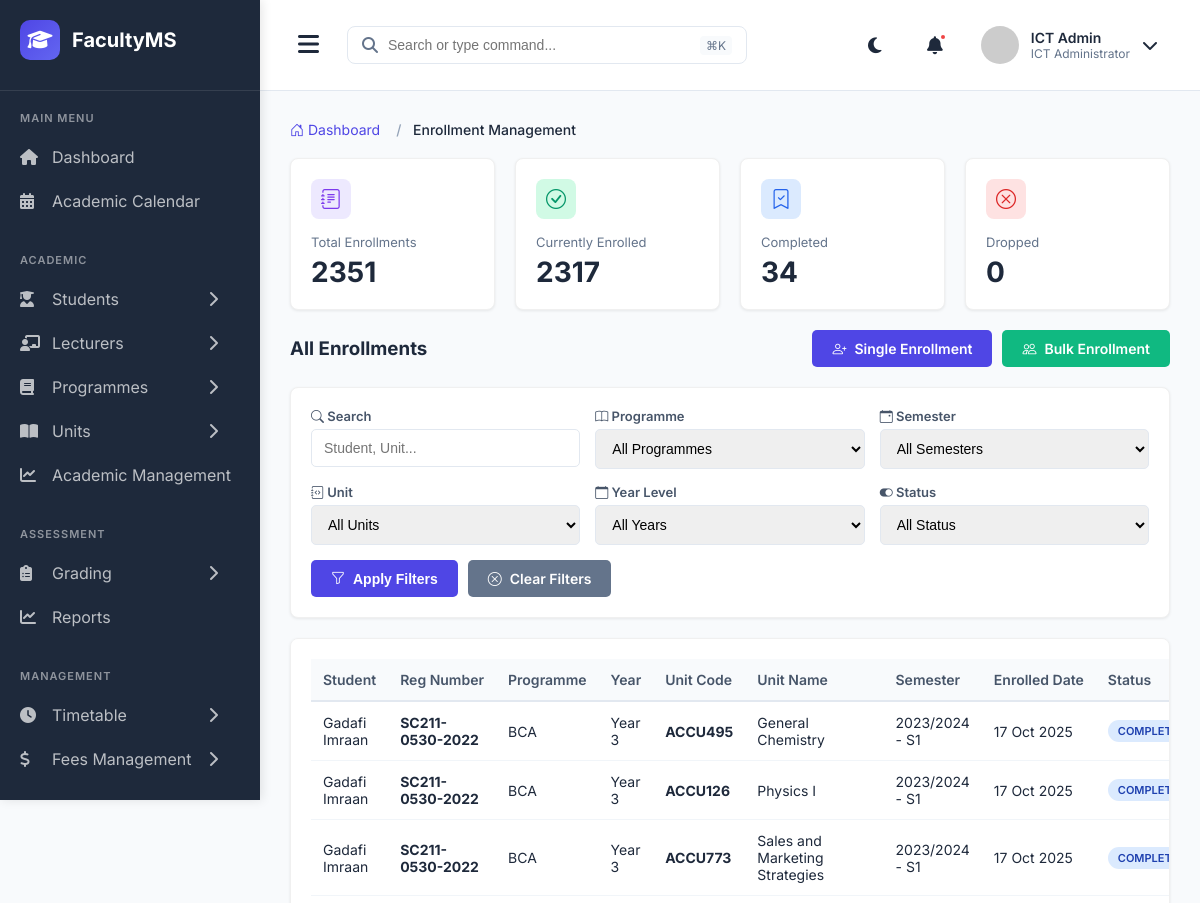
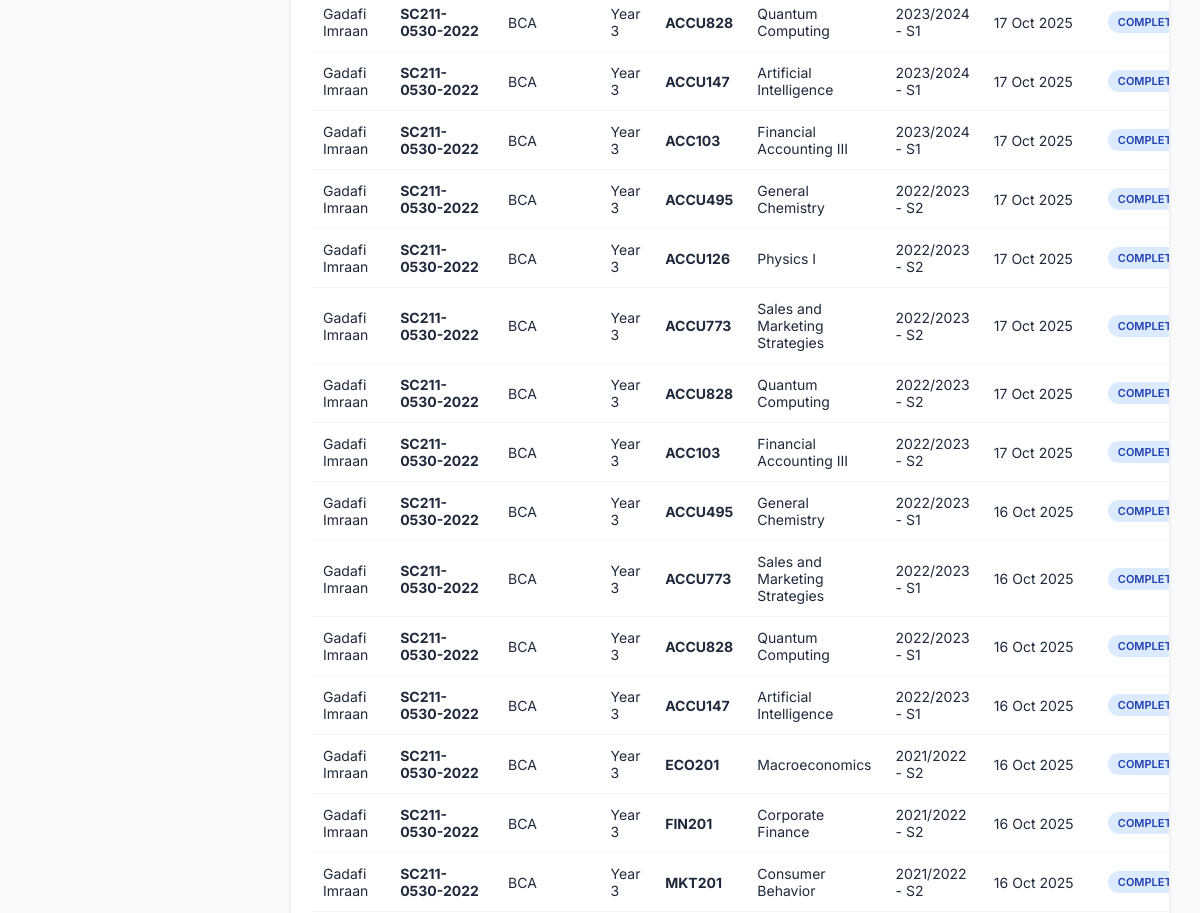
The app's page /enrollments/ (signed in, upper part), older data (2 pictures, top to bottom).
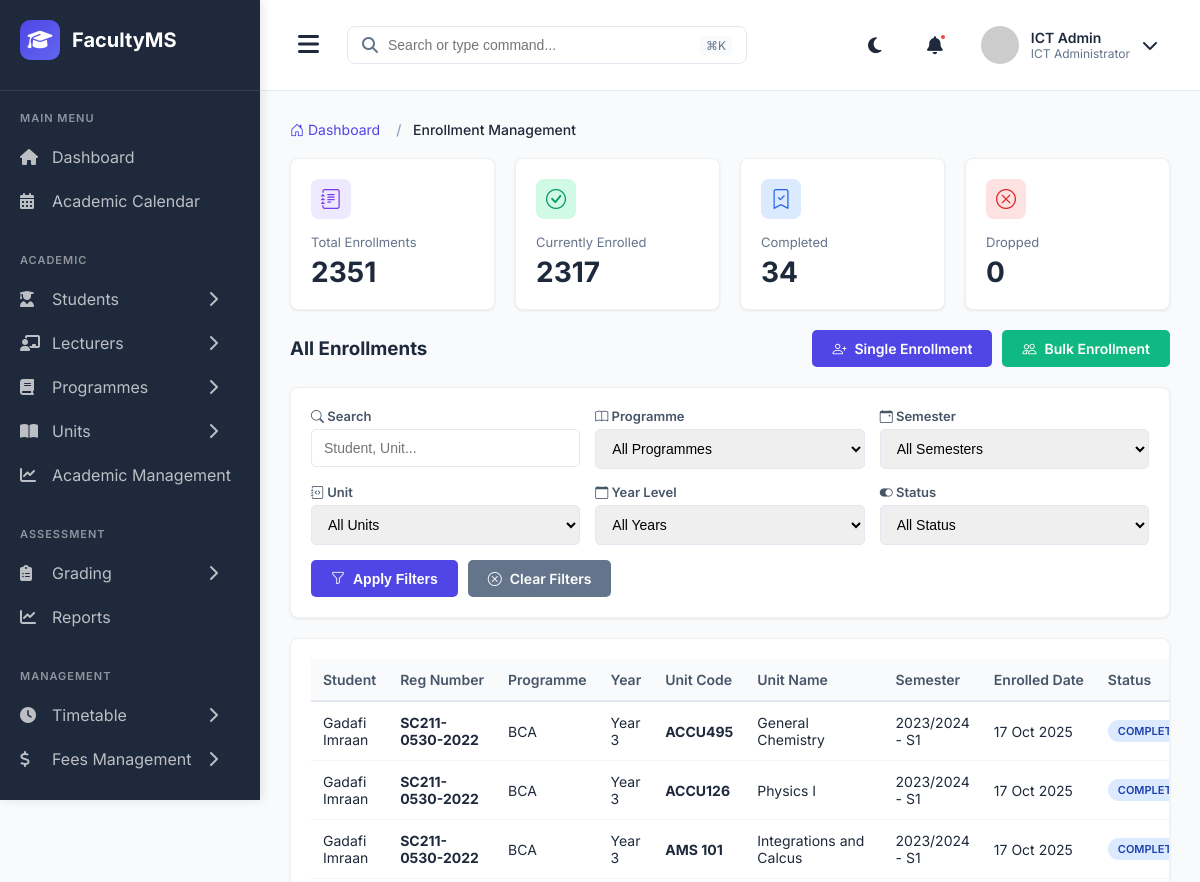
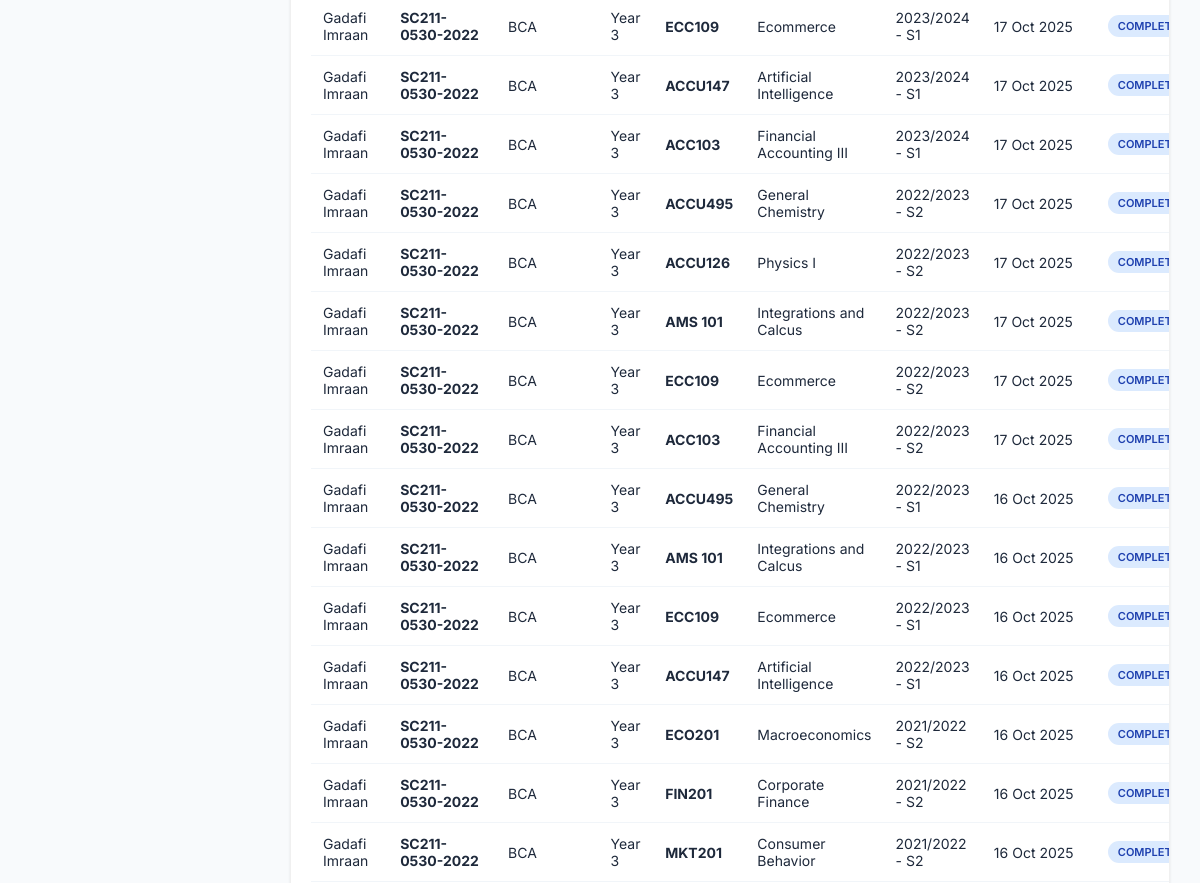
The same page, newer data (2 pictures, top to bottom).
### main_application/models.py (models this page shows, shortened)
class UnitEnrollment(models.Model):
    ENROLLMENT_STATUS = (
        ('ENROLLED', 'Enrolled'),
        ('DROPPED', 'Dropped'),
        ('COMPLETED', 'Completed'),
        ('FAILED', 'Failed'),
    )
    student = models.ForeignKey(Student, on_delete=models.CASCADE, related_name='enrollments')
    unit = models.ForeignKey(Unit, on_delete=models.CASCADE, related_name='enrollments')
    semester = models.ForeignKey(Semester, on_delete=models.CASCADE, related_name='enrollments')
    enrollment_date = models.DateTimeField(auto_now_add=True)
    status = models.CharField(max_length=20, choices=ENROLLMENT_STATUS, default='ENROLLED')
    class Meta:
        db_table = 'unit_enrollments'
        unique_together = ('student', 'unit', 'semester')
        ordering = ['-enrollment_date']

class Unit(models.Model):
    code = models.CharField(max_length=20, unique=True)
    name = models.CharField(max_length=200)
    description = models.TextField(blank=True)
    credit_hours = models.IntegerField(default=3)
    department = models.ForeignKey(Department, on_delete=models.CASCADE, related_name='units')
    is_core = models.BooleanField(default=True)  # Core or Elective
    prerequisites = models.ManyToManyField('self', symmetrical=False, blank=True, related_name='required_for')
    created_at = models.DateTimeField(auto_now_add=True)
    class Meta:
        db_table = 'units'
        ordering = ['code']

class Student(models.Model):
    YEAR_LEVELS = (
        (1, 'Year 1'),
        (2, 'Year 2'),
        (3, 'Year 3'),
        (4, 'Year 4'),
    )
    user = models.OneToOneField(User, on_delete=models.CASCADE, primary_key=True, related_name='student_profile')
    registration_number = models.CharField(max_length=50, unique=True)
    first_name = models.CharField(max_length=30)
    last_name = models.CharField(max_length=30)
    surname = models.CharField(max_length=30, blank=True)
    programme = models.ForeignKey(Programme, on_delete=models.PROTECT, related_name='students')
    current_year = models.IntegerField(choices=YEAR_LEVELS)
    intake = models.ForeignKey(Intake, on_delete=models.PROTECT, related_name='students')
    admission_date = models.DateField()
    is_active = models.BooleanField(default=True)
    can_upgrade = models.BooleanField(default=False)  # For progression to next level
    phone = models.CharField(max_length=15, blank=True, null=True)
    email = models.EmailField(blank=True, null=True)
    date_of_birth = models.DateField(blank=True, null=True)
    address = models.CharField(max_length=255, blank=True, null=True)
    parent_name = models.CharField(max_length=100, blank=True, null=True)
    parent_phone = models.CharField(max_length=15, blank=True, null=True)
    guardian_name = models.CharField(max_length=100, blank=True, null=True)
    guardian_phone = models.CharField(max_length=15, blank=True, null=True)
    class Meta:
        db_table = 'students'
        ordering = ['registration_number']

class Programme(models.Model):
    PROGRAMME_LEVELS = (
        ('CERTIFICATE', 'Certificate'),
        ('DIPLOMA', 'Diploma'),
        ('BACHELORS', 'Bachelor\'s Degree'),
        ('MASTERS', 'Master\'s Degree'),
        ('PHD', 'Doctor of Philosophy'),
    )
    DURATION_YEARS = (
        (1, '1 Year'),
        (2, '2 Years'),
        (3, '3 Years'),
        (4, '4 Years'),
        (5, '5 Years'),
    )
    SEMESTERS_PER_YEAR = (
        (2, '2 Semesters'),
        (3, '3 Semesters'),
    )
    name = models.CharField(max_length=200)
    code = models.CharField(max_length=20, unique=True)
    level = models.CharField(max_length=20, choices=PROGRAMME_LEVELS)
    department = models.ForeignKey(Department, on_delete=models.CASCADE, related_name='programmes')
    duration_years = models.IntegerField(choices=DURATION_YEARS)
    semesters_per_year = models.IntegerField(choices=SEMESTERS_PER_YEAR, default=2)
    description = models.TextField(blank=True)
    is_active = models.BooleanField(default=True)
    created_at = models.DateTimeField(auto_now_add=True)
    class Meta:
        db_table = 'programmes'
        ordering = ['level', 'name']

class Semester(models.Model):
    SEMESTER_CHOICES = (
        (1, 'Semester 1'),
        (2, 'Semester 2'),
        (3, 'Semester 3'),
    )
    academic_year = models.ForeignKey(AcademicYear, on_delete=models.CASCADE, related_name='semesters')
    semester_number = models.IntegerField(choices=SEMESTER_CHOICES)
    start_date = models.DateField()
    end_date = models.DateField()
    is_current = models.BooleanField(default=False)
    registration_deadline = models.DateField()
    class Meta:
        db_table = 'semesters'
        unique_together = ('academic_year', 'semester_number')
        ordering = ['-academic_year', 'semester_number']

class AcademicYear(models.Model):
    year_code = models.CharField(max_length=20, unique=True)  # e.g., "2024/2025"
    start_date = models.DateField()
    end_date = models.DateField()
    is_current = models.BooleanField(default=False)
    created_at = models.DateTimeField(auto_now_add=True)
    class Meta:
        db_table = 'academic_years'
        ordering = ['-start_date']

### main_application/views.py (the view, shortened to what this page needs)
# urls.py: path('enrollments/', views.enrollment_list, name='enrollment_list'),
@login_required
def enrollment_list(request):
    search_query = request.GET.get('search', '')
    programme_id = request.GET.get('programme', '')
    semester_id = request.GET.get('semester', '')
    unit_id = request.GET.get('unit', '')
    status = request.GET.get('status', '')
    year_level = request.GET.get('year', '')
    enrollments = UnitEnrollment.objects.select_related(
        'student', 'student__programme', 'unit', 'semester', 'semester__academic_year'
    ).all().order_by('-enrollment_date')
    if programme_id:
        enrollments = enrollments.filter(student__programme_id=programme_id)
    if semester_id:
        enrollments = enrollments.filter(semester_id=semester_id)
    if unit_id:
        enrollments = enrollments.filter(unit_id=unit_id)
    if status:
        enrollments = enrollments.filter(status=status)
    if year_level:
        enrollments = enrollments.filter(student__current_year=year_level)
    paginator = Paginator(enrollments, 25)
    page_number = request.GET.get('page', 1)
    page_obj = paginator.get_page(page_number)
    programmes = Programme.objects.filter(is_active=True).order_by('name')
    semesters = Semester.objects.select_related('academic_year').order_by('-academic_year__start_date', '-semester_number')
    units = Unit.objects.all().order_by('code')
    total_enrollments = enrollments.count()
    enrolled_count = enrollments.filter(status='ENROLLED').count()
    completed_count = enrollments.filter(status='COMPLETED').count()
    dropped_count = enrollments.filter(status='DROPPED').count()
    context = {
        'page_obj': page_obj,
        'programmes': programmes,
        'semesters': semesters,
        'units': units,
        'search_query': search_query,
        'selected_programme': programme_id,
        'selected_semester': semester_id,
        'selected_unit': unit_id,
        'selected_status': status,
        'selected_year': year_level,
        'total_enrollments': total_enrollments,
        'enrolled_count': enrolled_count,
        'completed_count': completed_count,
        'dropped_count': dropped_count,
    }
    return render(request, 'enrollments/enrollment_list.html', context)

### templates/enrollments/enrollment_list.html (shortened to what the changed rows need)
{% extends 'admin_base.html' %}
{% block extra_css %}
<link rel="stylesheet" href="https://cdn.jsdelivr.net/npm/bootstrap-icons@1.10.0/font/bootstrap-icons.css">
{% endblock %}
{% block content %}
<div class="table-container">
    {% if page_obj %}
    <table>
        <thead>
            <tr>
                <th>Student</th>
                <th>Reg Number</th>
                <th>Programme</th>
                <th>Year</th>
                <th>Unit Code</th>
                <th>Unit Name</th>
                <th>Semester</th>
                <th>Enrolled Date</th>
                <th>Status</th>
            </tr>
        </thead>
        <tbody>
            {% for enrollment in page_obj %}
            <tr>
                <td>{{ enrollment.student.first_name }} {{ enrollment.student.last_name }}</td>
                <td><strong>{{ enrollment.student.registration_number }}</strong></td>
                <td>{{ enrollment.student.programme.code }}</td>
                <td>Year {{ enrollment.student.current_year }}</td>
                <td><strong>{{ enrollment.unit.code }}</strong></td>
                <td>{{ enrollment.unit.name }}</td>
                <td>{{ enrollment.semester.academic_year.year_code }} - S{{ enrollment.semester.semester_number }}</td>
                <td>{{ enrollment.enrollment_date|date:"d M Y" }}</td>
                <td>
                    {% if enrollment.status == 'ENROLLED' %}
                    <span class="badge badge-enrolled">{{ enrollment.get_status_display }}</span>
                    {% elif enrollment.status == 'COMPLETED' %}
                    <span class="badge badge-completed">{{ enrollment.get_status_display }}</span>
                    {% elif enrollment.status == 'DROPPED' %}
                    <span class="badge badge-dropped">{{ enrollment.get_status_display }}</span>
                    {% else %}
                    <span class="badge badge-failed">{{ enrollment.get_status_display }}</span>
                    {% endif %}
                </td>
            </tr>
            {% endfor %}
        </tbody>
    </table>
    {% else %}
    <div class="empty-state">
        <i class="bi bi-inbox"></i>
        <h3>No Enrollments Found</h3>
        <p>Try adjusting your filters or start by enrolling students.</p>
    </div>
    {% endif %}
</div>
{% endblock %}

Row changes from the older to the newer data that the page shows:
changed through a linked row, UnitEnrollment (number 3 of 18 on the later page): unit.code "ACCU773" → "AMS 101"; unit.name "Sales and Marketing Strategies" → "Integrations and Calcus"
changed through a linked row, UnitEnrollment (number 4 of 18 on the later page): unit.code "ACCU828" → "ECC109"; unit.name "Quantum Computing" → "Ecommerce"
changed through a linked row, UnitEnrollment (number 9 of 18 on the later page): unit.code "ACCU773" → "AMS 101"; unit.name "Sales and Marketing Strategies" → "Integrations and Calcus"
changed through a linked row, UnitEnrollment (number 10 of 18 on the later page): unit.code "ACCU828" → "ECC109"; unit.name "Quantum Computing" → "Ecommerce"
changed through a linked row, UnitEnrollment (number 13 of 18 on the later page): unit.code "ACCU773" → "AMS 101"; unit.name "Sales and Marketing Strategies" → "Integrations and Calcus"
changed through a linked row, UnitEnrollment (number 14 of 18 on the later page): unit.code "ACCU828" → "ECC109"; unit.name "Quantum Computing" → "Ecommerce"
